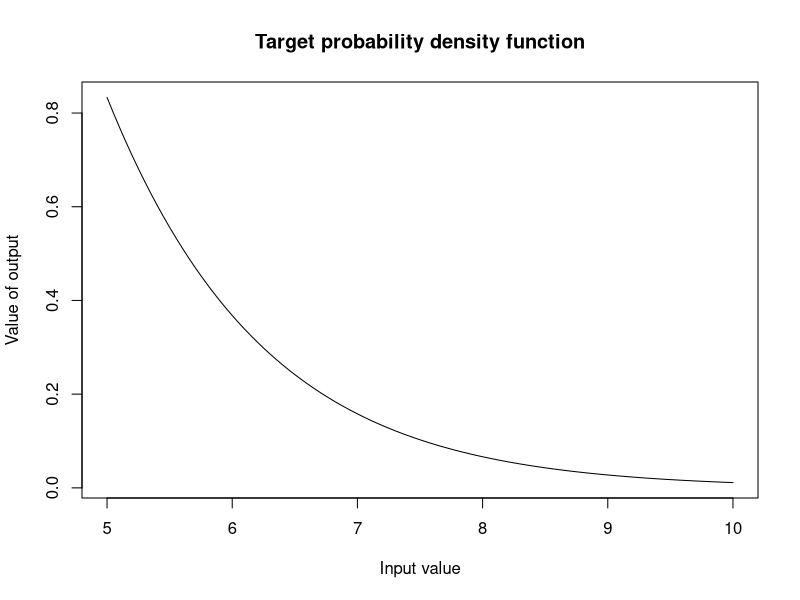
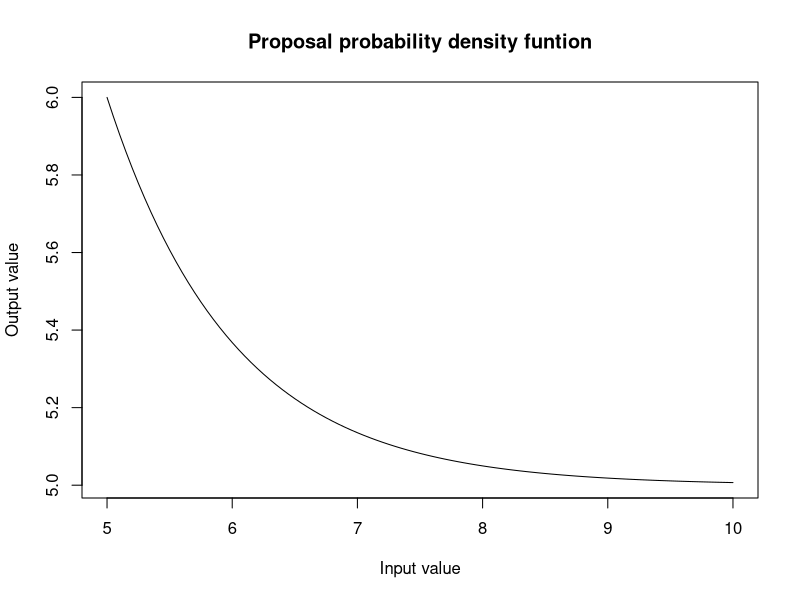
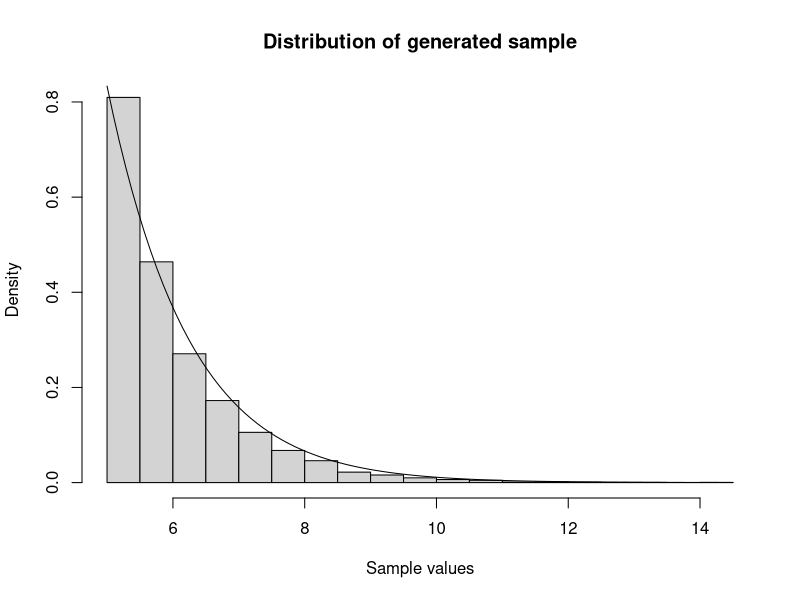

Write the R code that produced these figures, in order.
#Rejection Sampling ----------------------------------------------------------------------
#Defining our target pdf (density function to sample from) --------------------------
target_pdf<-function(x){
  (x*exp(-x))/(6*exp(-5))
}

#Defining proposal pdf number generator(density function that we use to accept or reject)--
proposal_pdf<- function(x){
  5 + rexp(1, rate =1)
}
proposal_pdf_graph<- function(x){
  5 + exp(-(x - 5))
}
#Graphing our target  and proposal probability density functions 
curve(target_pdf(x), from = 5, to =10, 
      xlab = "Input value",
      ylab = "Value of output",
      main = "Target probability density function")

curve(proposal_pdf_graph(x), from = 5, to = 10,
      xlab = "Input value",
      ylab = "Output value",
      main = "Proposal probability density funtion")

#Rejection Sampling function ------------------------------------
sim_gamma<-function(){
  set.seed(123)
  n <-5000
  sample_y<-numeric(n)
  number <- 0
  count<-0
  total_sample <-numeric(0)
  while(count<n) {
    
    #generated sample from proposal 
    y<-proposal_pdf(1)
    #uniform comparison
    u<- runif(1,0,1)
    #number of total generated samples
    number <- number + 1
    total_sample[number] <- y
    acceptance_rate <- round((5000/ length(total_sample))*100 , digits = 3)
    
    #accept or reject criteria
    if( u < target_pdf(y)/proposal_pdf(y))
      count<- count +1
    sample_y[count]<-y
    
  }
  
  text <- "Acceptance rate:"
  percent <- "%"
  output<-paste(text,acceptance_rate,percent)
  list( acceptance_rate = output, samples = sample_y)
}

list<- sim_gamma()
plot <- list$samples

#Graphical display of distribution of sample and pdf ------------- 
hist(plot, freq = FALSE,
     main = "Distribution of generated sample",
     xlab = "Sample values")
curve(target_pdf(x), add = TRUE)
